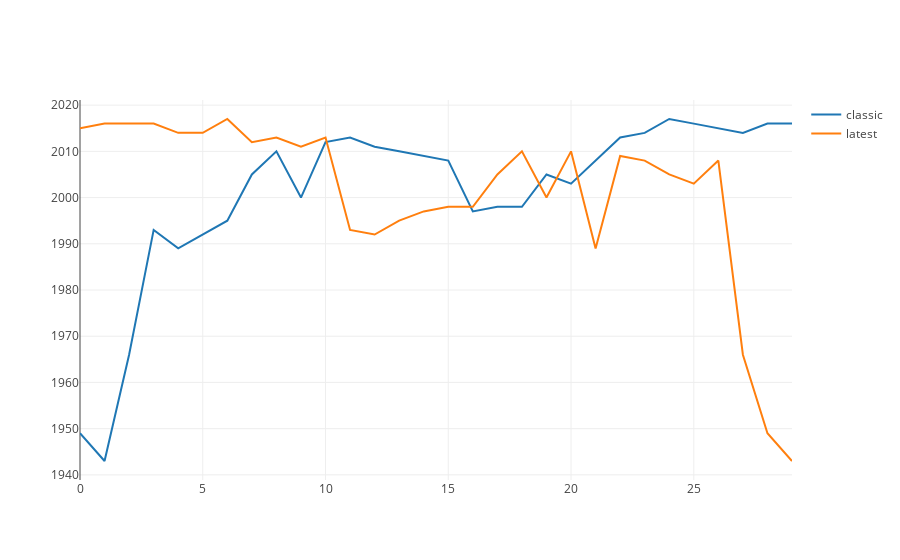

Notebook code cell kept with this figure:
### Markdown cell above
### Query Time
If we search for `batman`, how do the results compare?  Since the `classic` model prefered old movies it has old movies in the top position, and the opposite is true for the `latest` model.  To continue learning LTR, brainstorm more features and generate some real judgments for real queries.

### Code cell
from ltr import plot
plot.run()

### Figure 1 — Plotly figure (JSON) as saved in the notebook; plotly's stock layout.template omitted (floating-point values rounded to 4 significant figures)
{"data": [{"mode": "lines", "name": "classic", "type": "scatter", "x": [0, 1, 2, 3, 4, 5, 6, 7, 8, 9, 10, 11, 12, 13, 14, 15, 16, 17, 18, 19, 20, 21, 22, 23, 24, 25, 26, 27, 28, 29], "y": ["1949", "1943", "1966", "1993", "1989", "1992", "1995", "2005", "2010", "2000", "2012", "2013", "2011", "2010", "2009", "2008", "1997", "1998", "1998", "2005", "2003", "2008", "2013", "2014", "2017", "2016", "2015", "2014", "2016", "2016"]}, {"mode": "lines", "name": "latest", "type": "scatter", "x": [0, 1, 2, 3, 4, 5, 6, 7, 8, 9, 10, 11, 12, 13, 14, 15, 16, 17, 18, 19, 20, 21, 22, 23, 24, 25, 26, 27, 28, 29], "y": ["2015", "2016", "2016", "2016", "2014", "2014", "2017", "2012", "2013", "2011", "2013", "1993", "1992", "1995", "1997", "1998", "1998", "2005", "2010", "2000", "2010", "1989", "2009", "2008", "2005", "2003", "2008", "1966", "1949", "1943"]}], "layout": {}}
